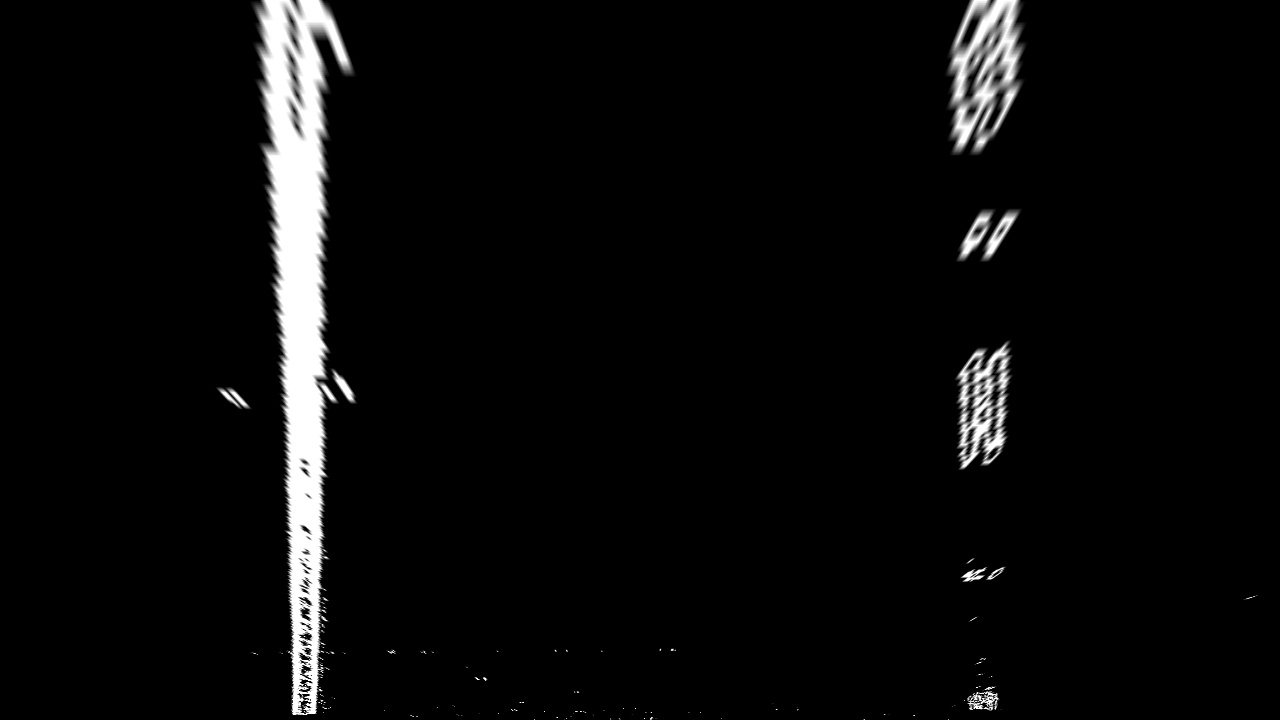
#> input picture test_images/straight_lines1_warp.jpg, 1280 x 720 px
$ jupyter execute --allow-errors P2.ipynb   (shell and % lines are left out)   (older library calls are emulated)
#> lines starting #> are read from the running program, lines starting #| are printed output that depends on the picture; after the words box and inside, x2 and y2 are one past the last pixel; in counts of white or black regions, pixels touching at a corner belong together; long printed decimals are rounded
## Advanced Lane Finding Project

The goals / steps of this project are the following:

* Compute the camera calibration matrix and distortion coefficients given a set of chessboard images.
* Apply a distortion correction to raw images.
* Use color transforms, gradients, etc., to create a thresholded binary image.
* Apply a perspective transform to rectify binary image ("birds-eye view").
* Detect lane pixels and fit to find the lane boundary.
* Determine the curvature of the lane and vehicle position with respect to center.
* Warp the detected lane boundaries back onto the original image.
* Output visual display of the lane boundaries and numerical estimation of lane curvature and vehicle position.

[cell 1]
# import modules
import glob

from IPython.display import HTML
import cv2
import matplotlib.pyplot as plt
from moviepy.editor import VideoFileClip
import numpy as np

## Previous Project

[cell 2]
# [7 lines left out: function grayscale, not called in this run]
    # Or use BGR2GRAY if you read an image with cv2.imread()
    # return cv2.cvtColor(img, cv2.COLOR_BGR2GRAY)

def canny(img, low_threshold, high_threshold):
    """Applies the Canny transform"""
    return cv2.Canny(img, low_threshold, high_threshold)

def gaussian_blur(img, kernel_size):
    """Applies a Gaussian Noise kernel"""
    return cv2.GaussianBlur(img, (kernel_size, kernel_size), 0)

# [146 lines left out: functions region_of_interest, draw_lines, hough_lines, weighted_img, not called in this run]

[cell 3]
# [28 lines left out: function process_image, not called in this run]

#> (a cell that did not finish here is left out)

#> (a cell that did not finish here is left out)

## Step 1: Camera Calibration Using Chessboard Images

[cell 6]
# prepare object points, like (0,0,0), (1,0,0), (2,0,0) ....,(6,5,0)
objp = np.zeros((6*9,3), np.float32)
objp[:,:2] = np.mgrid[0:9,0:6].T.reshape(-1,2)

# Arrays to store object points and image points from all the images.
objpoints = [] # 3d points in real world space
imgpoints = [] # 2d points in image plane.

# Make a list of calibration images
images = glob.glob('camera_cal/calibration??.jpg')
images.sort()

# Step through the list and search for chessboard corners
for fname in images[:]:
    print(fname)
    img = cv2.imread(fname)
    gray = cv2.cvtColor(img,cv2.COLOR_BGR2GRAY)

    # Find the chessboard corners
    ret, corners = cv2.findChessboardCorners(gray, (9,6),None)

    # If found, add object points, image points
    if ret == False:
        continue

    objpoints.append(objp)
    imgpoints.append(corners)

    # Draw and display the corners
    img = cv2.drawChessboardCorners(img, (9,6), corners, ret)

    fname_out = fname[:-4] + "_pts.jpg"
    print(fname_out)
    cv2.imwrite(fname_out, img)

## Step 2: Undistort the images

[cell 7]
# Make a list of original images
images = glob.glob('camera_cal/calibration??.jpg')
images.sort()

def get_calibrate(objpoints, imgpoints, img_shape):
    ret, mtx, dist, rvecs, tvecs = cv2.calibrateCamera(objpoints, imgpoints, img_shape, None, None)
    return mtx, dist

def get_undistort(img, mtx, dist):
    dst = cv2.undistort(img, mtx, dist, None, mtx)
    return dst

#> (the rest of this cell did not finish here and is left out)

## Step 3 : Create Thresholded Binary Image

[cell 8]
# [29 lines left out: function convert_thresh, not called in this run]

fnameL = glob.glob("test_images/test?.jpg")
fnameL.extend(glob.glob("test_images/straight_lines?.jpg"))
fnameL.sort()

for fname in fnameL:
    print(fname)
    img = cv2.imread(fname)
    und_img = get_undistort(img, mtx, dist)
    thr_img = convert_thresh(und_img, color="gray")

    fname_out = fname[:-4] + "_thres.jpg"
    cv2.imwrite(fname_out, thr_img)

## Step 4 : Perspective Transform

[cell 9]
# Get list of undistorted images
fname = "test_images/straight_lines1.jpg"

# Read image
img = cv2.imread(fname)
#> (the rest of this cell did not finish here and is left out)

## Step 5 : Find The Lane Boundary

[cell 10]
def find_lane_boundary(img):
    img_shape = img.shape[1::-1]

    histogram = np.sum(img[img_shape[1]//2:, :], axis=0)

    midpoint = img_shape[0]//2
    leftx_base = np.argmax(histogram[:midpoint])
    rightx_base = np.argmax(histogram[midpoint:]) + midpoint

    out_img = np.dstack((img, img, img))

    # Hyperparameters

    nwindows = 9
    margin = 100
    minpix = 50

    window_height = np.int(img_shape[1]//nwindows)

    # Identify the x and y positions of all nonzero pixels in the image

    nonzero = img.nonzero()
    nonzeroy = np.array(nonzero[0])
    nonzerox = np.array(nonzero[1])

    leftx_current = leftx_base
    rightx_current = rightx_base

    left_lane_inds = []
    right_lane_inds = []

    for window in range(nwindows):
        # Identify window boundaries in x and y
        win_y_low = img_shape[1] - (window + 1) * window_height
        win_y_high = img_shape[1] - window * window_height

        win_xleft_low = leftx_current - margin
        win_xleft_high = leftx_current + margin
        win_xright_low = rightx_current - margin
        win_xright_high = rightx_current + margin

        # Draw the windows
        cv2.rectangle(out_img, (win_xleft_low, win_y_low), (win_xleft_high, win_y_high), (0, 255, 0), 2)
        cv2.rectangle(out_img, (win_xright_low, win_y_low), (win_xright_high, win_y_high), (0, 255, 0), 2)

        # Identify nonzero pixels within window
        good_left_inds = ((nonzeroy >= win_y_low) & (nonzeroy < win_y_high) &
                      (nonzerox >= win_xleft_low) & (nonzerox < win_xleft_high)).nonzero()[0]
        good_right_inds = ((nonzeroy >= win_y_low) & (nonzeroy < win_y_high) &
                       (nonzerox >= win_xright_low) & (nonzerox < win_xright_high)).nonzero()[0]

        # Append these indices to the lists
        left_lane_inds.append(good_left_inds)
        right_lane_inds.append(good_right_inds)

        # If there are more than minpix pixels, recenter the next window
        if len(good_left_inds) > minpix:
            leftx_current = np.int(np.mean(nonzerox[good_left_inds]))
        if len(good_right_inds) > minpix:
            rightx_current = np.int(np.mean(nonzerox[good_right_inds]))

    left_lane_inds = np.concatenate(left_lane_inds)
    right_lane_inds = np.concatenate(right_lane_inds)

    # Extract left and right line pixel positions
    leftx = nonzerox[left_lane_inds]
    lefty = nonzeroy[left_lane_inds]
    rightx = nonzerox[right_lane_inds]
    righty = nonzeroy[right_lane_inds]

    # Fit a second order polynomial
    left_fit = np.polyfit(lefty, leftx, 2)
    right_fit = np.polyfit(righty, rightx, 2)

    # Generate x and y for plotting
    ploty = np.linspace(0, img_shape[1] - 1, img_shape[1])
    left_fitx = left_fit[0] * ploty**2 + left_fit[1] * ploty + left_fit[2]
    right_fitx = right_fit[0] * ploty**2 + right_fit[1] * ploty + right_fit[2]

    # Plot left and right polynomial
    for y, x in zip(ploty, left_fitx):
        cv2.circle(out_img, (int(x), int(y)), 3, [0, 0, 255])
    for y, x in zip(ploty, right_fitx):
        cv2.circle(out_img, (int(x), int(y)), 3, [0, 0, 255])

    return left_fit, right_fit, out_img

fname = "test_images/straight_lines1_warp.jpg"
img = cv2.imread(fname, cv2.IMREAD_GRAYSCALE)
#> img is the input picture: shape (720, 1280); min 0, max 255, mean 10.8
img_shape = img.shape[1::-1]

left_fit, right_fit, out_img = find_lane_boundary(img)
#> in find_lane_boundary, `histogram = np.sum(img[img_shape[1]//2:, :], axis=0)`: histogram = 1280 values, max 90300 at index 295, min 0 at index 0, mean 2880.4
#> in find_lane_boundary, `leftx_base = np.argmax(histogram[:midpoint])`: leftx_base = 295
#> in find_lane_boundary, `rightx_base = np.argmax(histogram[midpoint:]) + midpoint`: rightx_base = 976
#> in find_lane_boundary, `nonzero = img.nonzero()`: nonzero = 62213 positions, rows 0 to 719, columns 0 to 1263
#> in find_lane_boundary, `leftx_current = leftx_base`: leftx_current = 295
#> in find_lane_boundary, `rightx_current = rightx_base`: rightx_current = 976
#> the loop in find_lane_boundary, `for window in range(nwindows):` made 9 passes
#> (win_xleft_low, win_xleft_high, win_xright_low, win_xright_high, leftx_current, rightx_current) on passes 1, 2, 4, 5, 6, 7, 8, 9: (195, 395, 876, 1076, 309, 975), (209, 409, 875, 1075, 305, 980), (204, 404, 880, 1080, 301, 980), (201, 401, 880, 1080, 301, 986), (201, 401, 886, 1086, 298, 977), (198, 398, 877, 1077, 297, 992), (197, 397, 892, 1092, 294, 978), (194, 394, 878, 1078, 298, 988)
#> after the loop in find_lane_boundary, `for window in range(nwindows):`: left_lane_inds = 9 items
#> in find_lane_boundary, `left_fit = np.polyfit(lefty, leftx, 2)`: left_fit = [2.15e-05, 0.00465, 296]
#> in find_lane_boundary, `right_fit = np.polyfit(righty, rightx, 2)`: right_fit = [-5.83e-06, -0.00909, 986]
#> in find_lane_boundary, `left_fitx = left_fit[0] * ploty**2 + left_fit[1] * ploty + left_fit[2]`: left_fitx = 720 values from 296 to 310.5
#> in find_lane_boundary, `right_fitx = right_fit[0] * ploty**2 + right_fit[1] * ploty + right_fi..`: right_fitx = 720 values, max 986 at index 0, min 976.5 at index 719, mean 981.7
#> the loop in find_lane_boundary, `for y, x in zip(ploty, left_fitx):` made 720 passes
#> x on passes 1 to 3: 296, 296, 296
#> after the loop in find_lane_boundary, `for y, x in zip(ploty, left_fitx):`:
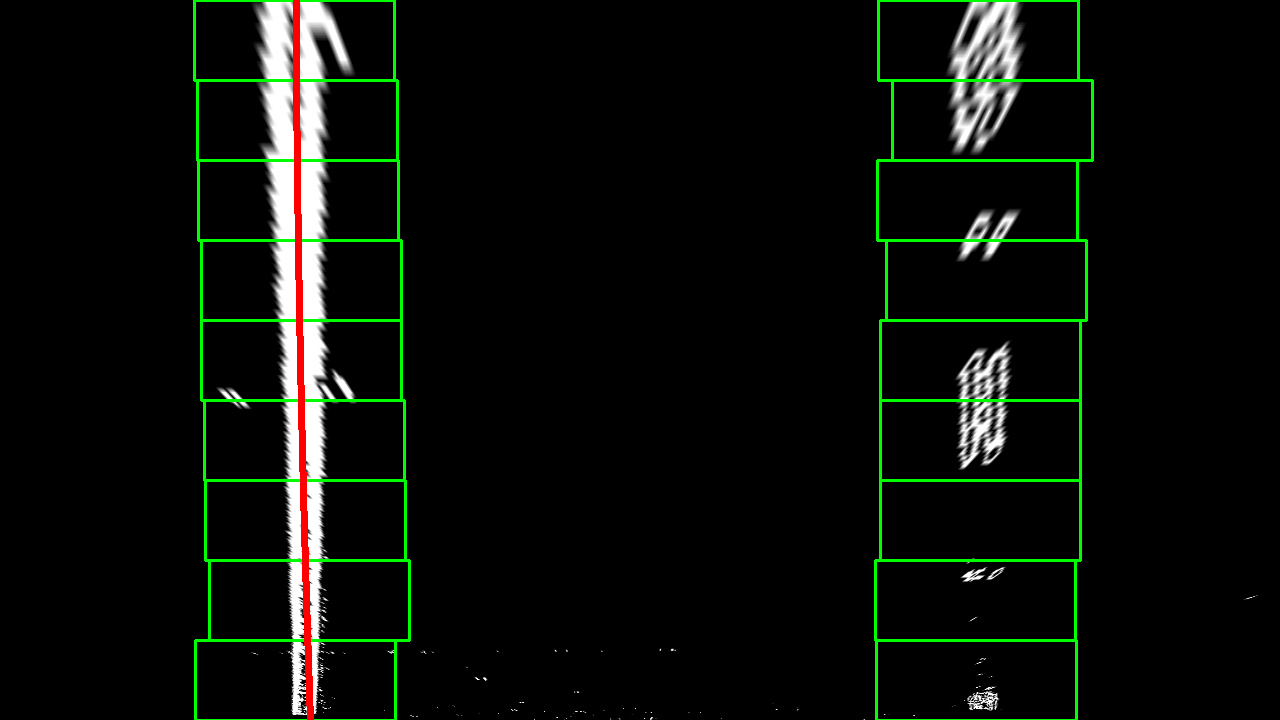
#> out_img: shape (720, 1280, 3); mean of channels 0, 1, 2 9.3, 14.6, 10.7; drawn as B, G, R
#> the loop in find_lane_boundary, `for y, x in zip(ploty, right_fitx):` made 720 passes
#> x on passes 1 to 3: 986, 986, 986
#> after the loop in find_lane_boundary, `for y, x in zip(ploty, right_fitx):`:
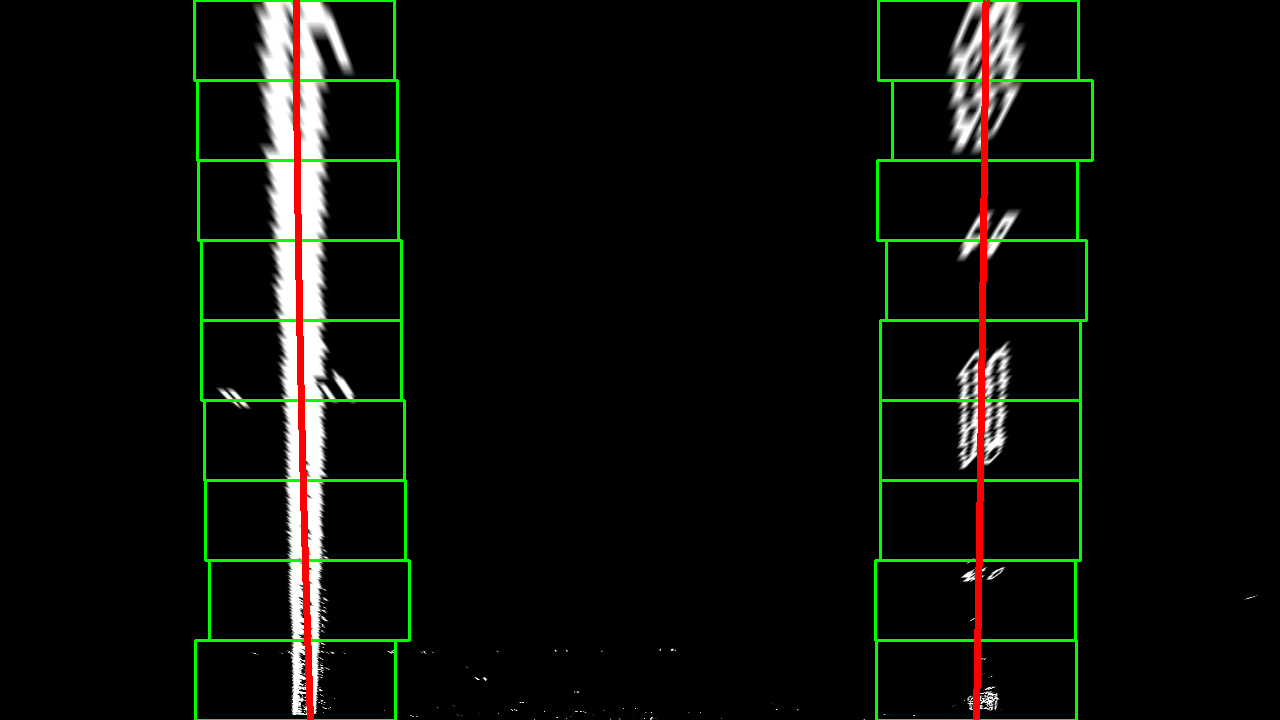
#> out_img: shape (720, 1280, 3); 0.55% of pixels changed, all inside (x1, y1, x2, y2) = (973, 0, 990, 720); drawn as B, G, R
#> left_fit = [2.15e-05, 0.00465, 296]; right_fit = [-5.83e-06, -0.00909, 986]

#out_img[lefty, leftx] = [255, 0, 0]
#out_img[righty, rightx] = [0, 0, 255]

fname_out = fname[:-4] + "_wind.jpg"
cv2.imwrite(fname_out, out_img)
#> Out = True

[cell 11]
def find_lane_boundary_with_line(img, left_fit, right_fit):
    img_shape = img.shape[1::-1]

    out_img = np.dstack((img, img, img))

    # Hyperparameters

    margin = 30

    # Identify the x and y positions of all nonzero pixels in the image

    nonzero = img.nonzero()
    nonzeroy = np.array(nonzero[0])
    nonzerox = np.array(nonzero[1])

    left_lane_inds = ((nonzerox > (left_fit[0]*(nonzeroy**2) + left_fit[1]*nonzeroy +
                    left_fit[2] - margin)) & (nonzerox < (left_fit[0]*(nonzeroy**2) +
                    left_fit[1]*nonzeroy + left_fit[2] + margin)))
    right_lane_inds = ((nonzerox > (right_fit[0]*(nonzeroy**2) + right_fit[1]*nonzeroy +
                    right_fit[2] - margin)) & (nonzerox < (right_fit[0]*(nonzeroy**2) +
                    right_fit[1]*nonzeroy + right_fit[2] + margin)))

    # Extract left and right line pixel positions
    leftx = nonzerox[left_lane_inds]
    lefty = nonzeroy[left_lane_inds]
    rightx = nonzerox[right_lane_inds]
    righty = nonzeroy[right_lane_inds]

    # Fit a second order polynomial
    left_fit = np.polyfit(lefty, leftx, 2)
    right_fit = np.polyfit(righty, rightx, 2)

    # Generate x and y for plotting
    ploty = np.linspace(0, img_shape[1] - 1, img_shape[1])
    left_fitx = left_fit[0] * ploty**2 + left_fit[1] * ploty + left_fit[2]
    right_fitx = right_fit[0] * ploty**2 + right_fit[1] * ploty + right_fit[2]

    # Plot left and right polynomial
    for y, x in zip(ploty, left_fitx):
        cv2.circle(out_img, (int(x), int(y)), 3, [0, 0, 255])
    for y, x in zip(ploty, right_fitx):
        cv2.circle(out_img, (int(x), int(y)), 3, [0, 0, 255])

    return left_fit, right_fit, out_img

fname = "test_images/straight_lines1_warp.jpg"
img = cv2.imread(fname, cv2.IMREAD_GRAYSCALE)
img_shape = img.shape[1::-1]

print(left_fit)
#| [2.15213177e-05 4.64726401e-03 2.96024962e+02]
print(right_fit)
#| [-5.83425977e-06 -9.08796883e-03  9.86020378e+02]
left_fit, right_fit, out_img = find_lane_boundary_with_line(img, left_fit, right_fit)
#> in find_lane_boundary_with_line, `nonzero = img.nonzero()`: nonzero = 62213 positions, rows 0 to 719, columns 0 to 1263
#> in find_lane_boundary_with_line, `rightx = nonzerox[right_lane_inds]`: rightx = 17991 values, max 1016 at index 51, min 947 at index 17759, mean 983.4
#> in find_lane_boundary_with_line, `righty = nonzeroy[right_lane_inds]`: righty = 17991 values from 0 to 719
#> in find_lane_boundary_with_line, `left_fit = np.polyfit(lefty, leftx, 2)`: left_fit = [2.27e-06, 0.0179, 294.7]
#> in find_lane_boundary_with_line, `right_fit = np.polyfit(righty, rightx, 2)`: right_fit = [1.55e-05, -0.0178, 986.3]
#> in find_lane_boundary_with_line, `left_fitx = left_fit[0] * ploty**2 + left_fit[1] * ploty + left_fit[2]`: left_fitx = 720 values from 294.7 to 308.8
#> in find_lane_boundary_with_line, `right_fitx = right_fit[0] * ploty**2 + right_fit[1] * ploty + right_fi..`: right_fitx = 720 values, max 986.3 at index 0, min 981.2 at index 572, mean 982.6
#> the loop in find_lane_boundary_with_line, `for y, x in zip(ploty, left_fitx):` made 720 passes
#> x on passes 1 to 3: 294.7, 294.7, 294.7
#> after the loop in find_lane_boundary_with_line, `for y, x in zip(ploty, left_fitx):`:
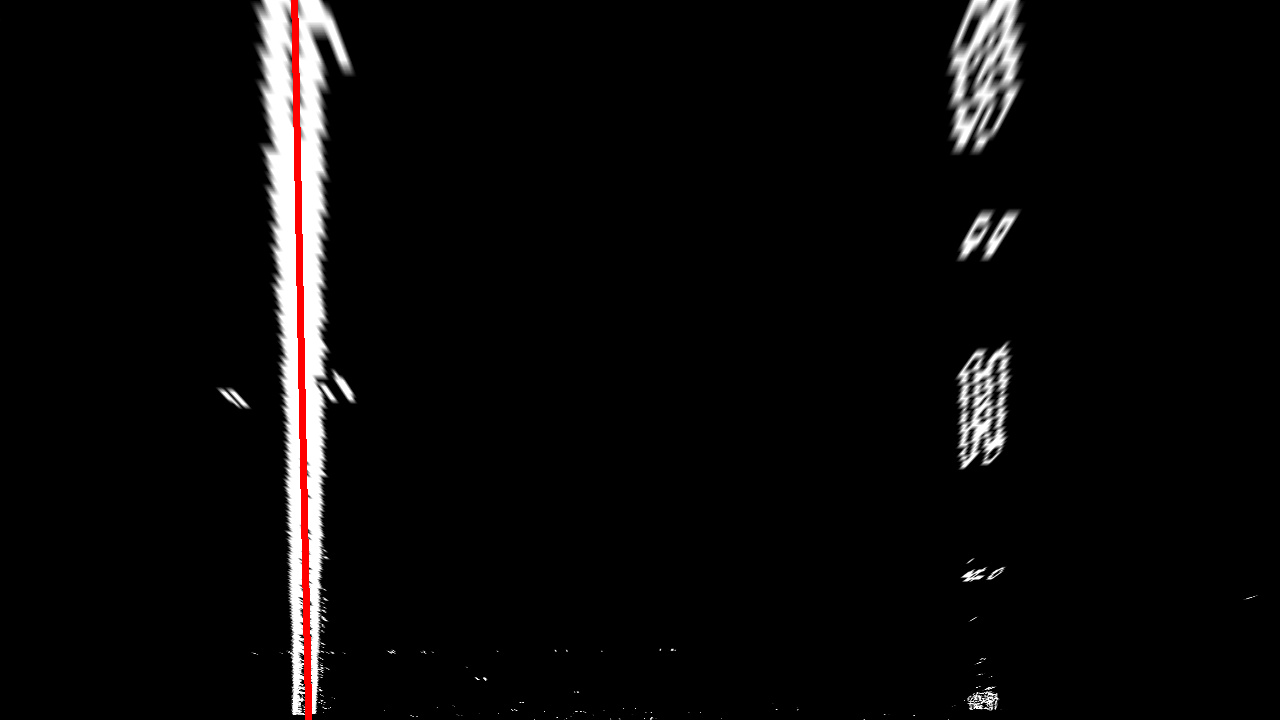
#> out_img: shape (720, 1280, 3); 0.55% of pixels changed, all inside (x1, y1, x2, y2) = (291, 0, 312, 720); drawn as B, G, R
#> the loop in find_lane_boundary_with_line, `for y, x in zip(ploty, right_fitx):` made 720 passes
#> x on passes 1 to 3: 986.3, 986.3, 986.3
#> after the loop in find_lane_boundary_with_line, `for y, x in zip(ploty, right_fitx):`:
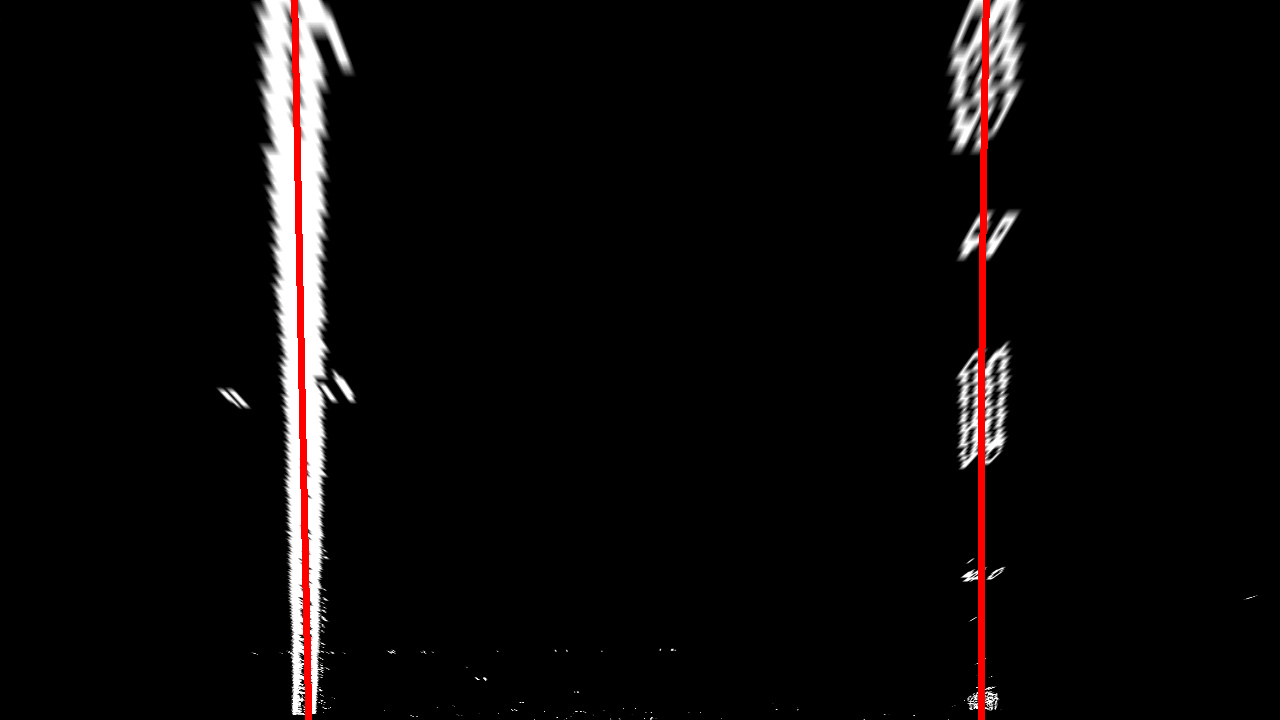
#> out_img: shape (720, 1280, 3); 0.55% of pixels changed, all inside (x1, y1, x2, y2) = (978, 0, 990, 720); drawn as B, G, R
#> left_fit = [2.27e-06, 0.0179, 294.7]; right_fit = [1.55e-05, -0.0178, 986.3]
print(left_fit)
#| [2.27372797e-06 1.79317664e-02 2.94689995e+02]
print(right_fit)
#| [ 1.55499754e-05 -1.77858806e-02  9.86301500e+02]

#out_img[lefty, leftx] = [255, 0, 0]
#out_img[righty, rightx] = [0, 0, 255]

fname_out = fname[:-4] + "_line.jpg"
cv2.imwrite(fname_out, out_img)
#> Out = True

## Step 6 : Determine the curvature of the lane and vehicle position with respect to center

[cell 12]
mx = 3.7/690
my = 30/720

def calculate_curvature(curve_fit, y, mx, my):
    fit0 = mx/(my**2)*curve_fit[0]
    fit1 = mx/my*curve_fit[1]
    fit2 = mx*curve_fit[2]

    curvature = ((1 + (2 * fit0 * y + fit1)**2)**1.5)/abs(2 * fit0)
    return curvature

def calculate_vehicle_position(left_fit, right_fit, plotx, ploty, mx):
    left_fitx = left_fit[0] * ploty**2 + left_fit[1] * ploty + left_fit[2]
    right_fitx = right_fit[0] * ploty**2 + right_fit[1] * ploty + right_fit[2]
    position = (left_fitx + right_fitx)/2.0
    center = plotx/2.0
    position_from_center = position - center
    return position_from_center*mx

print(calculate_curvature(left_fit, img_shape[1], mx, my))
#> in calculate_curvature, `fit0 = mx/(my**2)*curve_fit[0]`: fit0 = 7.02e-06
#> in calculate_curvature, `fit1 = mx/my*curve_fit[1]`: fit1 = 0.00231
#> in calculate_curvature, `fit2 = mx*curve_fit[2]`: fit2 = 1.58
#> in calculate_curvature, `curvature = ((1 + (2 * fit0 * y + fit1)**2)**1.5)/abs(2 * fit0)`: curvature = 71212.6
#| 71212.605
print(calculate_curvature(right_fit, img_shape[1], mx, my))
#| 10480.257
print(calculate_vehicle_position(left_fit, right_fit, img_shape[0], img_shape[1]-1, mx))
#> in calculate_vehicle_position, `left_fitx = left_fit[0] * ploty**2 + left_fit[1] * ploty + left_fit[2]`: left_fitx = 308.8
#> in calculate_vehicle_position, `right_fitx = right_fit[0] * ploty**2 + right_fit[1] * ploty + right_fi..`: right_fitx = 981.6
#> in calculate_vehicle_position, `position = (left_fitx + right_fitx)/2.0`: position = 645.2
#> in calculate_vehicle_position, `position_from_center = position - center`: position_from_center = 5.16
#| 0.02764
